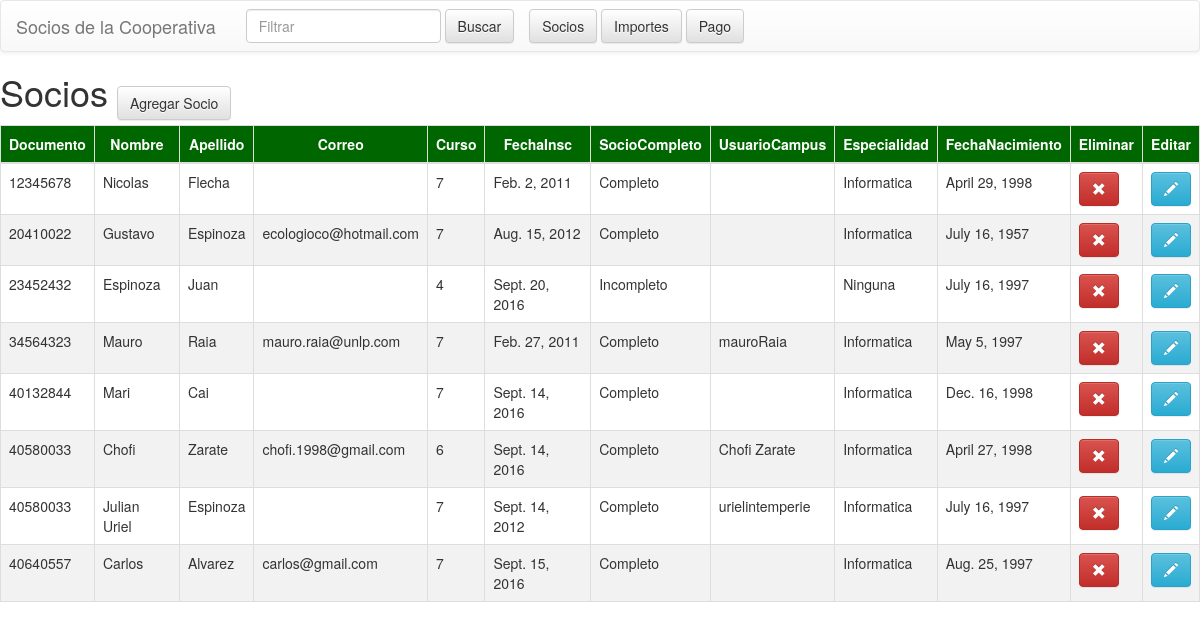
The page / on the database its author committed.
### aplicacionSociosCooperativa/models.py (models this page shows, shortened)
class Socio (models.Model):
    documento = models.IntegerField(blank=False, null=False)
    nombre = models.CharField(max_length=50, blank=False)
    apellido = models.CharField(max_length=50, blank=False)
    correo = models.CharField(max_length=50, blank=True)
    curso = models.CharField(max_length=10, blank=False)
    fechaInscripcion = models.DateField()
    completo = 1
    incompleto = 0
    estadoSocio = (
        (completo,"completo"),
        (incompleto,"incompleto")
        )
    socioCompleto = models.IntegerField(choices=estadoSocio,default=incompleto)
    usuarioCampus = models.CharField(max_length=50,blank=True)
    ninguna = 0
    informatica = 1
    electronica = 2
    opcionesEspecialidad = (
        (ninguna,"ninguna"),
        (informatica,"informatica"),
        (electronica,"electronica")
        )
    epecialidad=models.IntegerField(choices=opcionesEspecialidad,default=ninguna)
    fechaNacimiento = models.DateField()

### aplicacionSociosCooperativa/views.py (the view)
# urls.py: url(r'^$',views.socio_list),
def socio_list(request):
    socios = Socio.objects.all().order_by('documento')
    return render(request, 'aplicacionSociosCooperativa/socio_list.html',{'socios':socios})

### aplicacionSociosCooperativa/templates/aplicacionSociosCooperativa/socio_list.html (shortened to what this page needs)
<!DOCTYPE html>
<head>
	<link rel="stylesheet" href="https://maxcdn.bootstrapcdn.com/bootstrap/3.3.6/css/bootstrap.min.css">
	<link rel="stylesheet" href="https://maxcdn.bootstrapcdn.com/bootstrap/3.3.6/css/bootstrap-theme.min.css">
</head>
<body>
	<nav class="navbar navbar-default">
		<div class="container-fluid">
			<div class="navbar-header">
				<a class="navbar-brand" href="#">
					Socios de la Cooperativa
				</a>
					<a href="{% url 'aplicacionSociosCooperativa.views.socio_list'%}"><button type="button" class="btn btn-default navbar-btn">Socios</button></a>
					<a href="{% url 'aplicacionSociosCooperativa.views.importe_list'%}"><button type="button" class="btn btn-default navbar-btn">Importes</button></a>
					<a href="{% url 'aplicacionSociosCooperativa.views.pago_list'%}"><button type="button" class="btn btn-default navbar-btn">Pago</button></a>
				<form class="navbar-form navbar-left" role="search" action="{% url 'aplicacionSociosCooperativa.views.search' %}" method="GET">
					<input name="q" value="{{ query|escape }}" type="text" class="form-control" placeholder="Filtrar">
					<input type="submit" value="Buscar" class="btn btn-default">
				</form>
			</div>
		</div>
	</nav>
	<h1 style="display:inline">Socios</h1>
	<a href="{% url 'aplicacionSociosCooperativa.views.nuevoSocio' %}"><button type="button" class="btn btn-default" style="margin:5px">Agregar Socio</button></a>
	<table class="table table-bordered">
		<thead>
			<tr>
				<th>Documento</th>
				<th>Nombre</th>
				<th>Apellido</th>
				<th>Correo</th>
				<th>Curso</th>
				<th>FechaInsc</th>
				<th>SocioCompleto</th>
				<th>UsuarioCampus</th>
				<th>Especialidad</th>
				<th>FechaNacimiento</th>
				<th>Eliminar</th>
				<th>Editar</th>
			</tr>
		</thead>
		<tbody>
			{% for socio in socios%}
			<tr>
				<td>{{socio.documento}}</td>
				<td>{{socio.nombre}}</td>
				<td>{{socio.apellido}}</td>
				<td>{{socio.correo}}</td>
				<td>{{socio.curso}}</td>
				<td>{{socio.fechaInscripcion}}</td>
				{% if socio.socioCompleto == 1 %}
					<td>Completo</td>
				{% else %}
					<td>Incompleto</td>
				{% endif %}
				<td>{{socio.usuarioCampus}}</td>
				{% if socio.epecialidad == 1 %}
					<td>Informatica</td>
				{% elif socio.epecialidad == 2 %}
					<td>Electronica</td>
				{% else %}
					<td>Ninguna</td>
				{% endif %}
				<td>{{socio.fechaNacimiento}}</td>
				<td><a href="{% url 'socioEliminar' pk=socio.pk %}"><button type="button" class="btn btn-danger"><span class="glyphicon glyphicon-remove"></span></button></a></td>
				<td><a href="{% url 'socioEditar' pk=socio.pk %}"><button type="button" class="btn btn-info"><span class="glyphicon glyphicon-pencil"></span></button></a></td>
			</tr>
			{% endfor %}
		</tbody>
	</table>
</body>

### aplicacionSociosCooperativa/templates/aplicacionSociosCooperativa/socio_list.html (style rules this page uses)
th { background-color: #006600; color: white; text-align:center; }
tr:nth-child(even) { background-color: #f2f2f2 }

### rows shown on the page
Socio: documento "12345678", nombre "Nicolas", apellido "Flecha", curso "7", fechaInscripcion "Feb. 2, 2011", socioCompleto "Completo", epecialidad "Informatica", fechaNacimiento "April 29, 1998"
Socio: documento "20410022", nombre "Gustavo", apellido "Espinoza", correo "ecologioco@hotmail.com", curso "7", fechaInscripcion "Aug. 15, 2012", socioCompleto "Completo", epecialidad "Informatica", fechaNacimiento "July 16, 1957"
Socio: documento "23452432", nombre "Espinoza", apellido "Juan", curso "4", fechaInscripcion "Sept. 20, 2016", socioCompleto "Incompleto", epecialidad "Ninguna", fechaNacimiento "July 16, 1997"
Socio: documento "34564323", nombre "Mauro", apellido "Raia", correo "mauro.raia@unlp.com", curso "7", fechaInscripcion "Feb. 27, 2011", socioCompleto "Completo", usuarioCampus "mauroRaia", epecialidad "Informatica", fechaNacimiento "May 5, 1997"
Socio: documento "40132844", nombre "Mari", apellido "Cai", curso "7", fechaInscripcion "Sept. 14, 2016", socioCompleto "Completo", epecialidad "Informatica", fechaNacimiento "Dec. 16, 1998"
Socio: documento "40580033", nombre "Chofi", apellido "Zarate", correo "chofi.1998@gmail.com", curso "6", fechaInscripcion "Sept. 14, 2016", socioCompleto "Completo", usuarioCampus "Chofi Zarate", epecialidad "Informatica", fechaNacimiento "April 27, 1998"
Socio: documento "40580033", nombre "Julian Uriel", apellido "Espinoza", curso "7", fechaInscripcion "Sept. 14, 2012", socioCompleto "Completo", usuarioCampus "urielintemperie", epecialidad "Informatica", fechaNacimiento "July 16, 1997"
Socio: documento "40640557", nombre "Carlos", apellido "Alvarez", correo "carlos@gmail.com", curso "7", fechaInscripcion "Sept. 15, 2016", socioCompleto "Completo", epecialidad "Informatica", fechaNacimiento "Aug. 25, 1997"
